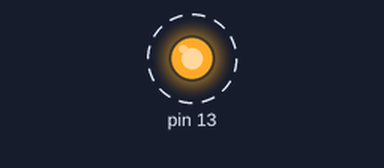
The sketch below on a simulated Arduino Uno, built with avr-gcc and run on an emulated ATmega328P. Shown: output pins drawn as LEDs (lit = HIGH). Dashed ring = blinking.

Above: at 0.5 s.
Timing chart, 0 to 4.6 s (numbered marks = the images above):
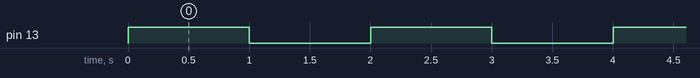

The sketch:

sketch_aug19a.ino
```cpp
void setup() {
  // put your setup code here, to run once:
pinMode(13,OUTPUT);


}

void loop() {
  // put your main code here, to run repeatedly:
  digitalWrite(13,1);
  delay(1000);
  digitalWrite(13,0);
  delay(1000);
  Serial.println("Hello");

  Serial.print("OSC_CR: ");
  uint8_t value = *((uint8_t*)0x40065000);
  Serial.println(value);

  Serial.print("SIM_CLDIV1: ");
  uint32_t value2 = *((uint32_t*)0x40048044);
  Serial.println(value);

  Serial.print("SIM_CLDIV2: ");
  value2 = *((uint32_t*)0x40048048);
  Serial.println(value);

  Serial.print("MCG_C1: ");
  value = *((uint8_t*)0x40064000);
  Serial.println(value);
  Serial.print("MCG_C2: ");
  value = *((uint8_t*)0x40064001);
  Serial.println(value);
  Serial.print("MCG_C3: ");
  value = *((uint8_t*)0x40064002);
  Serial.println(value);
  Serial.print("MCG_C4: ");
  value = *((uint8_t*)0x40064003);
  Serial.println(value);
  Serial.print("MCG_C5: ");
  value = *((uint8_t*)0x40064004);
  Serial.println(value);
  Serial.print("MCG_C6: ");
  value = *((uint8_t*)0x40064005);
  Serial.println(value);
  Serial.print("MCG_C7: ");
  value = *((uint8_t*)0x4006400C);
  Serial.println(value);
  Serial.print("MCG_C8: ");
  value = *((uint8_t*)0x4006400D);
  Serial.println(value);
}
```

Measured:
- by itself, pin 13: alternates HIGH for 1.0 s and LOW for 1.0 s
